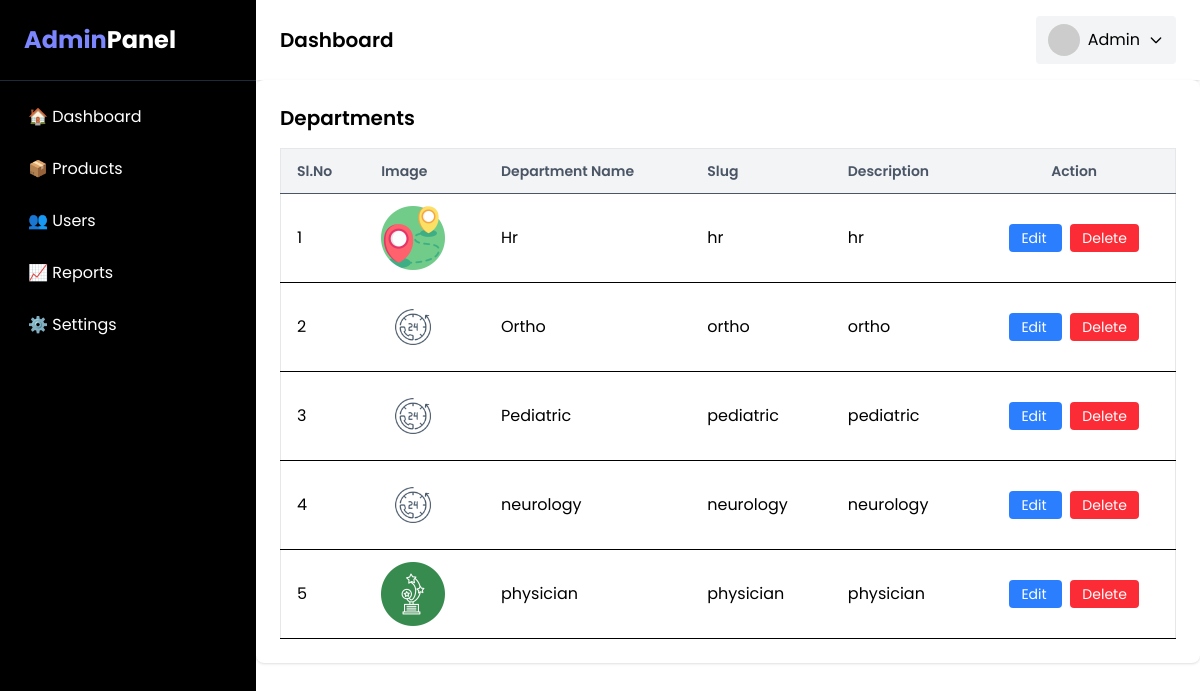
/administrator/department/, run on an earlier commit of the app's database.
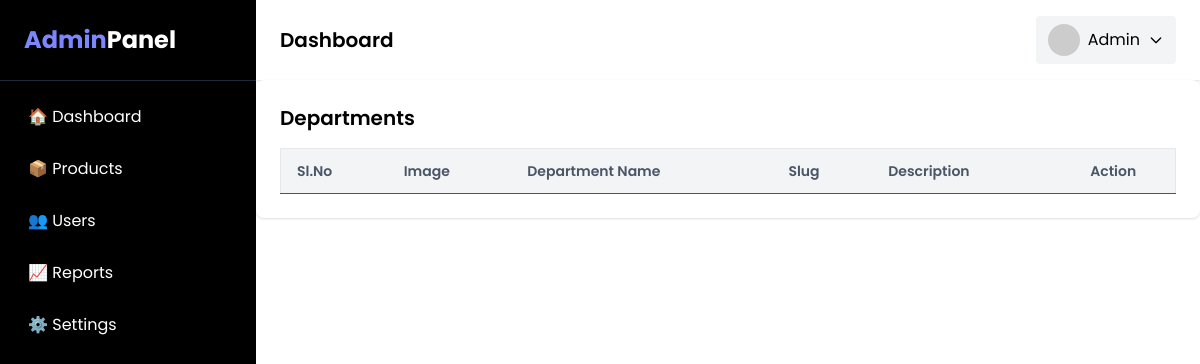
And on a later commit of the database.
### administrator/models.py (models this page shows, shortened)
class Department(models.Model):
    id=models.BigAutoField(primary_key=True)
    department_name = models.CharField(max_length=100,unique=True)
    slug = models.SlugField(unique=True)
    description = models.TextField(blank=True, null=True)
    image = models.ImageField(upload_to='uploads/departments/', blank=True, null=True)
    created_at = models.DateTimeField(auto_now_add=True)  # Set when created
    updated_at = models.DateTimeField(auto_now=True)      # Updated on save
    class Meta:
        db_table='departments'

### administrator/views.py (the view)
# urls.py: path('department/', views.DepartmentListView.as_view(),name="department_list"),
class DepartmentListView(ListView):
    model=Department
    template_name= 'administrator/departments/list.html'

### administrator/templates/administrator/departments/list.html (shortened to what this page needs)
{%extends 'administrator/shared/base.html' %} {% block content %}
<div class="bg-white p-6 rounded-lg shadow">
  <h2 class="text-xl font-semibold mb-4">Departments</h2>
  <div class="overflow-x-auto">
    <table class="min-w-full border border-gray-200">
      <thead class="bg-gray-100">
        <tr>
          <th
            class="py-3 px-4 text-left text-sm font-semibold text-gray-600 border-b"
          >
            Sl.No
          </th>
          <th
            class="py-3 px-4 text-left text-sm font-semibold text-gray-600 border-b"
          >
            Image
          </th>
          <th
            class="py-3 px-4 text-left text-sm font-semibold text-gray-600 border-b"
          >
            Department Name
          </th>
          <th
            class="py-3 px-4 text-left text-sm font-semibold text-gray-600 border-b"
          >
            Slug
          </th>
          <th
            class="py-3 px-4 text-left text-sm font-semibold text-gray-600 border-b"
          >
            Description
          </th>
          <th
            class="py-3 px-4 text-center text-sm font-semibold text-gray-600 border-b"
          >
            Action
          </th>
        </tr>
      </thead>
      <tbody>
        {% for object in object_list %}
        <tr class="hover:bg-gray-50">
          <td class="py-3 px-4 border-b">{{object.id}}</td>
          <td class="py-3 px-4 border-b">
            <img
              src="{{ object.image.url }}"
              alt="{{ object.department_name }}"
              class="w-16 h-16 object-cover rounded"
            />
          </td>
          <td class="py-3 px-4 border-b">{{object.department_name}}</td>
          <td class="py-3 px-4 border-b">{{object.slug}}</td>
          <td class="py-3 px-4 border-b">{{object.description}}</td>
          <td class="py-3 px-4 border-b text-center space-x-2">
            <a
              href="{% url 'administrator:department_update' id=object.id %}"
              class="bg-blue-500 text-white px-3 py-1 rounded text-sm hover:bg-blue-600 transition"
            >
              Edit
            </a>
            <a
              href="{% url 'administrator:department_delete' id=object.id %}"
              class="bg-red-500 text-white px-3 py-1 rounded text-sm hover:bg-red-600 transition"
              onclick="return confirm('Are you sure want to delete this?')"
            >
              Delete
            </a>
          </td>
        </tr>
        {% endfor %}
      </tbody>
    </table>
  </div>
</div>
{% endblock content %}

### administrator/templates/administrator/shared/base.html (shortened to what this page needs)
{% load static %}
<!DOCTYPE html>
<html lang="en">
  <head>
    <link rel="stylesheet" href="{% static 'css/style.css' %}" />
  </head>
  <body>
    <div class="flex h-screen">
      {% include 'administrator/shared/navbar.html' %}
      <div class="flex-1 flex flex-col">
        <header
          class="bg-white shadow flex justify-between items-center px-6 py-4"
        >
          <h1 class="text-xl font-semibold">Dashboard</h1>
          <div class="relative" x-data="{ open: false }">
            <button
              onclick="toggleDropdown()"
              class="flex items-center space-x-2 bg-gray-100 px-3 py-2 rounded hover:bg-gray-200"
            >
              <img
                src="https://i.pravatar.cc/40"
                alt="user"
                class="w-8 h-8 rounded-full"
              />
              <span>Admin</span>
              <svg
                xmlns="http://www.w3.org/2000/svg"
                class="w-4 h-4"
                fill="none"
                viewBox="0 0 24 24"
                stroke="currentColor"
              >
                <path
                  stroke-linecap="round"
                  stroke-linejoin="round"
                  stroke-width="2"
                  d="M19 9l-7 7-7-7"
                />
              </svg>
            </button>
          </div>
        </header>
        {% block content %}
        {% endblock content %}
      </div>
    </div>
  </body>
</html>

### administrator/templates/administrator/shared/navbar.html
    <aside class="w-64 bg-black text-white flex flex-col">
      <div class="p-6 text-2xl font-bold border-b border-gray-800">
        <span class="text-indigo-400">Admin</span>Panel
      </div>
      <nav class="flex-1 p-4 space-y-3">
        <a href="#" class="block py-2 px-3 rounded hover:bg-gray-800">🏠 Dashboard</a>
        <a href="#" class="block py-2 px-3 rounded hover:bg-gray-800">📦 Products</a>
        <a href="#" class="block py-2 px-3 rounded hover:bg-gray-800">👥 Users</a>
        <a href="#" class="block py-2 px-3 rounded hover:bg-gray-800">📈 Reports</a>
        <a href="#" class="block py-2 px-3 rounded hover:bg-gray-800">⚙️ Settings</a>
      </nav>
    </aside>

### static/css/style.css (style rules this page uses)
body { font-family: "Poppins", sans-serif; }

What changed in the data, as far as the page shows it:
removed Department: id "1", image (picture), department_name "Hr", slug "hr", description "hr"
removed Department: id "2", image (picture), department_name "Ortho", slug "ortho", description "ortho"
removed Department: id "3", image (picture), department_name "Pediatric", slug "pediatric", description "pediatric"
removed Department: id "4", image (picture), department_name "neurology", slug "neurology", description "neurology"
removed Department: id "5", image (picture), department_name "physician", slug "physician", description "physician"
